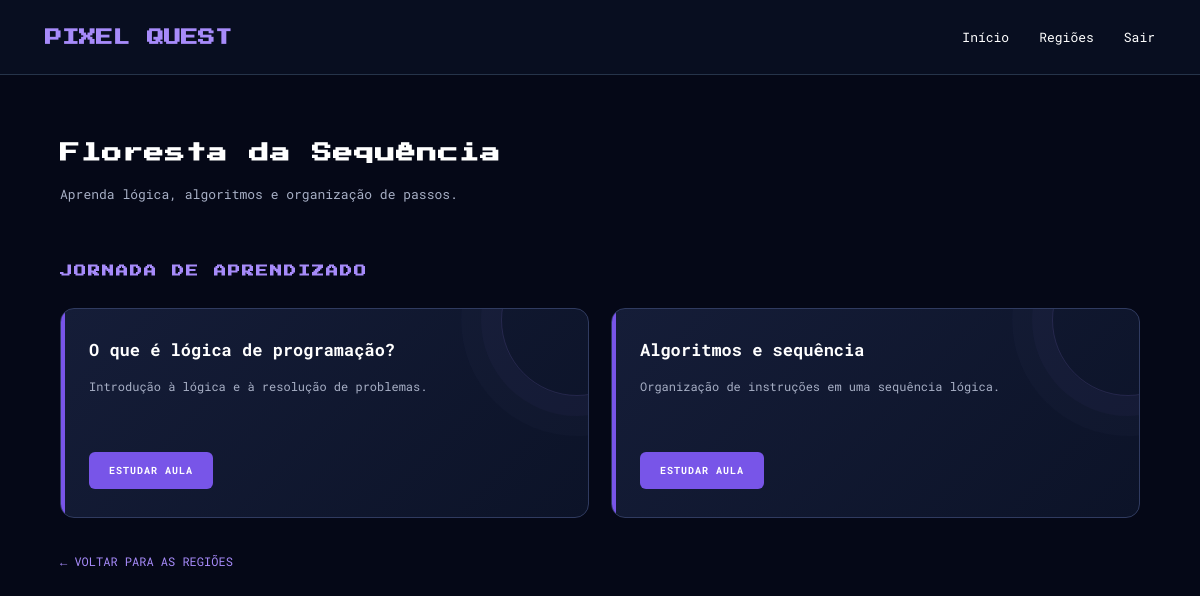
The app's page /aulas.php?id=1 (signed in) with its own data.
### tables this page shows
CREATE TABLE `regioes` (
  `id` int(10) UNSIGNED NOT NULL,
  `nome` varchar(100) NOT NULL,
  `descricao` text DEFAULT NULL,
  `ordem` tinyint(3) UNSIGNED NOT NULL,
  `imagem` varchar(255) DEFAULT NULL,
  `ativa` tinyint(1) DEFAULT 1
);

CREATE TABLE `aulas` (
  `id` int(10) UNSIGNED NOT NULL,
  `regiao_id` int(10) UNSIGNED NOT NULL,
  `titulo` varchar(150) NOT NULL,
  `resumo` text DEFAULT NULL,
  `conteudo` longtext DEFAULT NULL,
  `ordem` tinyint(3) UNSIGNED NOT NULL,
  `publicada` tinyint(1) DEFAULT 1,
  `criado_em` timestamp NOT NULL DEFAULT current_timestamp()
);

### aulas.php (the view, shortened to what this page needs)
<?php
require_once "conexao.php";
$regiao_id = filter_input(INPUT_GET, "id", FILTER_VALIDATE_INT);
$sql_regiao = "SELECT * FROM regioes WHERE id = ? AND ativa = 1";
$stmt_regiao = $conexao->prepare($sql_regiao);
$stmt_regiao->execute([$regiao_id]);
$regiao = $stmt_regiao->fetch(PDO::FETCH_ASSOC);
$sql_aulas = "SELECT * FROM aulas
              WHERE regiao_id = ? AND publicada = 1
              ORDER BY ordem ASC";
$stmt_aulas = $conexao->prepare($sql_aulas);
$stmt_aulas->execute([$regiao_id]);
$aulas = $stmt_aulas->fetchAll(PDO::FETCH_ASSOC);
?>
<!DOCTYPE html>
<html lang="pt-br">
<head>
    <link rel="stylesheet" href="css/style.css">
</head>
<body>
   <header class="cabecalho-dashboard">
    <h2>PIXEL QUEST</h2>
    <nav>
        <a href="dashboard.php">Início</a>
        <a href="regioes.php">Regiões</a>
        <a href="logout.php">Sair</a>
    </nav>
</header>
    <main class="pagina-aulas">
        <h2>
            <?php echo htmlspecialchars($regiao["nome"]); ?>
        </h2>
        <p>
            <?php echo htmlspecialchars($regiao["descricao"] ?? ""); ?>
        </p>
        <h3>Jornada de aprendizado</h3>
        <?php if (count($aulas) > 0): ?>
            <div class="lista-aulas">
                <?php foreach ($aulas as $indice => $aula): ?>
                    <div class="card-aula">
                        <div>
                            <h4>
                                <?php echo htmlspecialchars($aula["titulo"]); ?>
                            </h4>
                            <p>
                                <?php echo htmlspecialchars($aula["resumo"] ?? "Prepare-se para aprender um novo conceito!"); ?>
                            </p>
                        </div>
                        <a href="aula.php?id=<?php echo (int) $aula["id"]; ?>">
                            ESTUDAR AULA
                        </a>
                    </div>
                <?php endforeach; ?>
            </div>
        <?php endif; ?>
        <a href="regioes.php">← VOLTAR PARA AS REGIÕES</a>
    </main>
</body>
</html>

### css/style.css (style rules this page uses)
* { margin: 0; padding: 0; box-sizing: border-box; }
body { background-color: #050817; color: #ffffff; font-family: 'Roboto Mono', monospace; overflow-x: hidden; overflow-y: auto; }
a { text-decoration: none; }
.cabecalho-dashboard { height: 75px; padding: 0 45px; border-bottom: 1px solid #26344a; display: flex; align-items: center; justify-content: space-between; }
.cabecalho-dashboard h2 { color: #a78bfa; font-family: 'Press Start 2P', cursive; font-size: 17px; }
.cabecalho-dashboard nav { display: flex; gap: 30px; }
.cabecalho-dashboard nav a { color: white; text-decoration: none; font-size: 13px; }
.pagina-aulas { width: 90%; max-width: 1200px; min-height: calc(100vh - 75px); margin: 60px auto; padding-bottom: 60px; }
.pagina-aulas h2 { color: #ffffff; font-family: 'Press Start 2P', monospace; font-size: 20px; line-height: 1.8; margin-bottom: 12px; letter-spacing: 1px; }
.pagina-aulas > p { color: #a7afc5; font-size: 13px; line-height: 1.8; max-width: 700px; }
.pagina-aulas h3 { color: #a78bfa; font-family: 'Press Start 2P', monospace; font-size: 12px; line-height: 1.8; margin: 55px 0 25px; text-transform: uppercase; letter-spacing: 2px; }
.lista-aulas { display: grid; grid-template-columns: repeat(2, minmax(0, 1fr)); gap: 22px; }
.card-aula { position: relative; display: flex; flex-direction: column; justify-content: space-between; min-height: 210px; padding: 28px; background: linear-gradient(135deg, #151d38, #0c1328); border: 1px solid #303b60; border-radius: 14px; overflow: hidden; transition: 0.3s ease; }
.card-aula::before { content: ""; position: absolute; top: 0; left: 0; width: 4px; height: 100%; background: #7855e8; }
.card-aula::after { content: ""; position: absolute; width: 150px; height: 150px; right: -65px; top: -65px; border: 1px solid rgba(167, 139, 250, 0.15); border-radius: 50%; box-shadow: 0 0 0 20px rgba(167, 139, 250, 0.03), 0 0 0 40px rgba(167, 139, 250, 0.02); pointer-events: none; }
.card-aula h4 { color: #ffffff; font-family: 'Roboto Mono', monospace; font-size: 17px; margin: 0 0 14px; line-height: 1.5; }
.card-aula p { color: #a7afc5; font-size: 12px; line-height: 1.8; margin: 0 0 25px; }
.card-aula a { position: relative; z-index: 1; display: inline-flex; align-items: center; justify-content: center; align-self: flex-start; padding: 12px 20px; background: #7855e8; color: #ffffff; border-radius: 6px; text-decoration: none; font-size: 10px; font-weight: bold; letter-spacing: 1px; transition: 0.3s; }
.pagina-aulas > a { display: inline-block; margin-top: 35px; color: #a78bfa; text-decoration: none; font-size: 12px; transition: 0.3s; }
.cabecalho-dashboard { background-color: #080e20; position: relative; z-index: 2; }
.cabecalho-dashboard h2 { margin: 0; }

### records on screen
regioes: nome "Floresta da Sequência", descricao "Aprenda lógica, algoritmos e organização de passos."
aulas: titulo "O que é lógica de programação?", resumo "Introdução à lógica e à resolução de problemas."
aulas: titulo "Algoritmos e sequência", resumo "Organização de instruções em uma sequência lógica."
